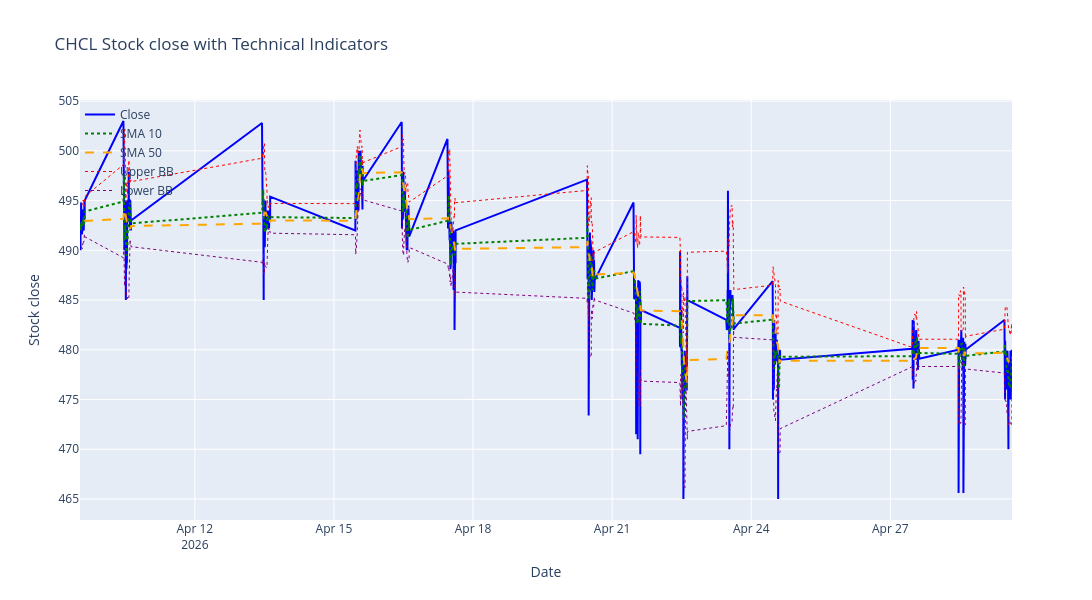

The code cell stored with this chart in its notebook:
### Code cell
# Plot technical analysis
import plotly.graph_objects as go


# Create the figure
fig = go.Figure()

# Add 'Close' close line
fig.add_trace(
    go.Scatter(
        x=df.index,
        y=df["close"],
        mode="lines",
        name="Close",
        line=dict(color="blue", width=2),
    )
)

# Add 'SMA 10' line
fig.add_trace(
    go.Scatter(
        x=df.index,
        y=df["SMA_10"],
        mode="lines",
        name="SMA 10",
        line=dict(color="green", width=2, dash="dot"),
    )
)

# Add 'SMA 50' line
fig.add_trace(
    go.Scatter(
        x=df.index,
        y=df["SMA_50"],
        mode="lines",
        name="SMA 50",
        line=dict(color="orange", width=2, dash="dash"),
    )
)

# Add 'Upper BB' line
fig.add_trace(
    go.Scatter(
        x=df.index,
        y=df["Upper_BB"],
        mode="lines",
        name="Upper BB",
        line=dict(color="red", width=1, dash="dot"),
    )
)

# Add 'Lower BB' line
fig.add_trace(
    go.Scatter(
        x=df.index,
        y=df["Lower_BB"],
        mode="lines",
        name="Lower BB",
        line=dict(color="purple", width=1, dash="dot"),
    )
)

# Update layout for a larger figure size and title
fig.update_layout(
    title=f"{stock_name} Stock close with Technical Indicators",
    xaxis_title="Date",
    yaxis_title="Stock close",
    legend=dict(
        x=0, y=1, bgcolor="rgba(255,255,255,0)", bordercolor="rgba(255,255,255,0)"
    ),
    autosize=False,
    width=1200,
    height=600,
)

# Show the plot
fig.show()

### Figure 1 — Plotly figure (JSON) as saved in the notebook; plotly's stock layout.template omitted (floating-point values rounded to 4 significant figures; data arrays with more than 128 entries replaced by an {"elided": "..."} marker saying what was removed)
{"data": [{"line": {"color": "blue", "width": 2}, "mode": "lines", "name": "Close", "type": "scatter", "x": {"elided": "937 str values"}, "y": {"elided": "937 float values"}}, {"line": {"color": "green", "dash": "dot", "width": 2}, "mode": "lines", "name": "SMA 10", "type": "scatter", "x": {"elided": "937 str values"}, "y": {"elided": "937 float values"}}, {"line": {"color": "orange", "dash": "dash", "width": 2}, "mode": "lines", "name": "SMA 50", "type": "scatter", "x": {"elided": "937 str values"}, "y": {"elided": "937 float values"}}, {"line": {"color": "red", "dash": "dot", "width": 1}, "mode": "lines", "name": "Upper BB", "type": "scatter", "x": {"elided": "937 str values"}, "y": {"elided": "937 float values"}}, {"line": {"color": "purple", "dash": "dot", "width": 1}, "mode": "lines", "name": "Lower BB", "type": "scatter", "x": {"elided": "937 str values"}, "y": {"elided": "937 float values"}}], "layout": {"autosize": false, "height": 600, "legend": {"bgcolor": "rgba(255,255,255,0)", "bordercolor": "rgba(255,255,255,0)", "x": 0, "y": 1}, "title": {"text": "CHCL Stock close with Technical Indicators"}, "width": 1200, "xaxis": {"title": {"text": "Date"}}, "yaxis": {"title": {"text": "Stock close"}}}}
